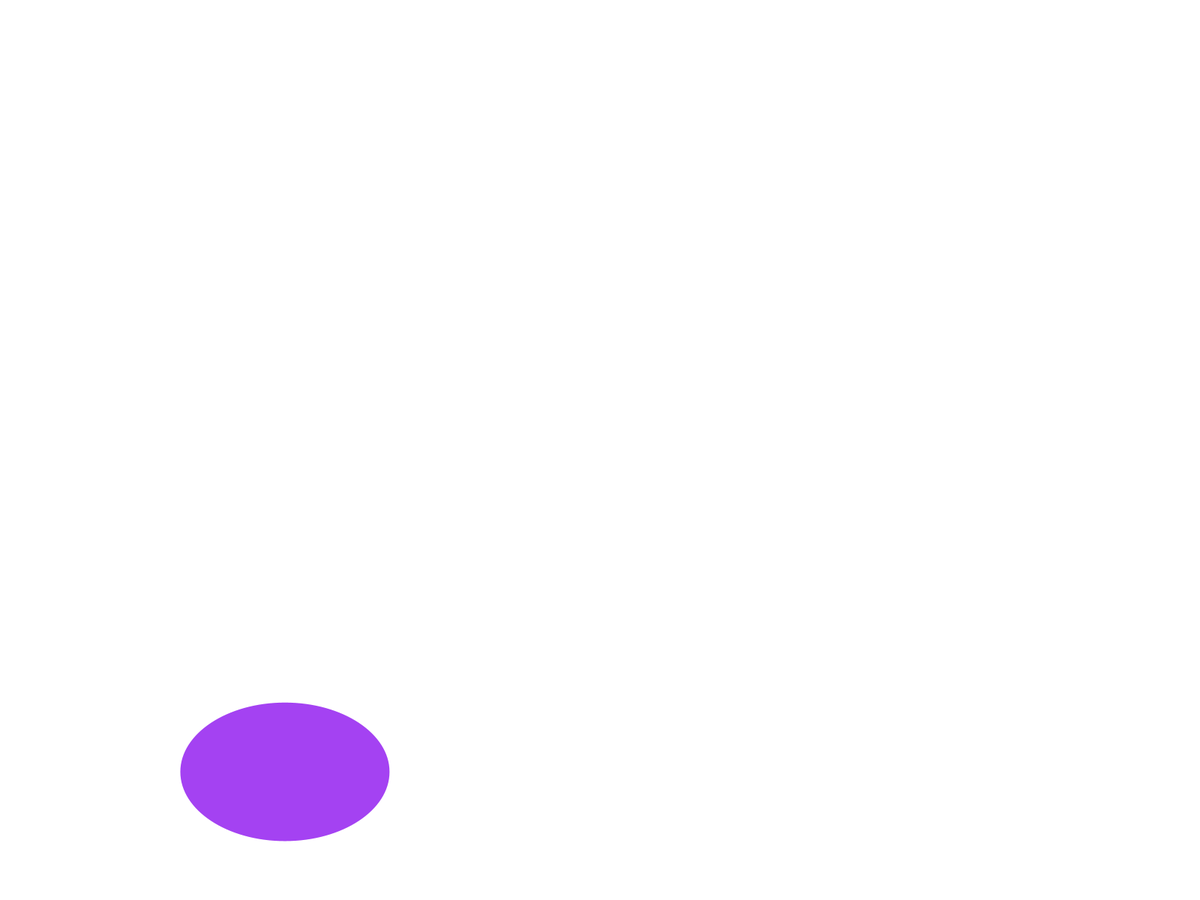
Frame 1 (no input)
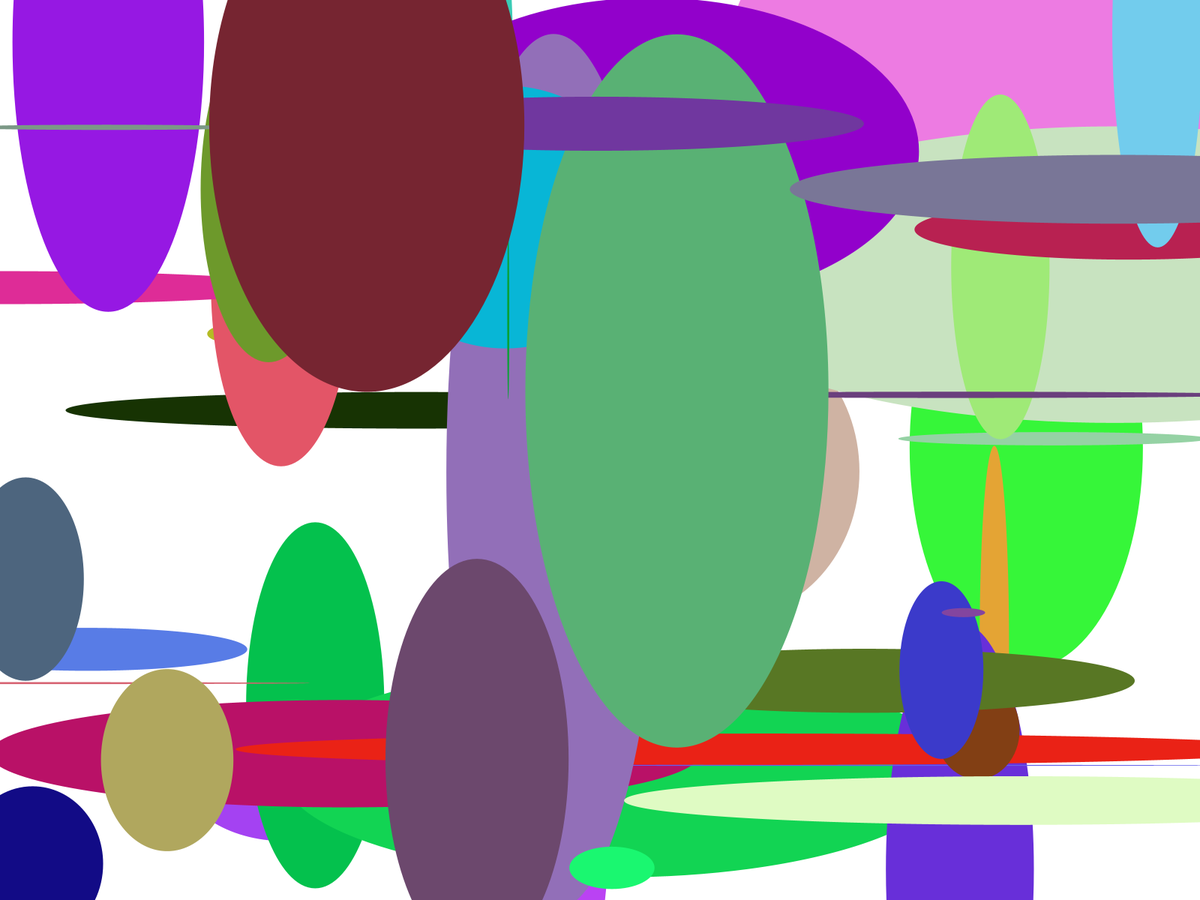
Frame 60 (the mouse pressed at the canvas centre just before this capture)
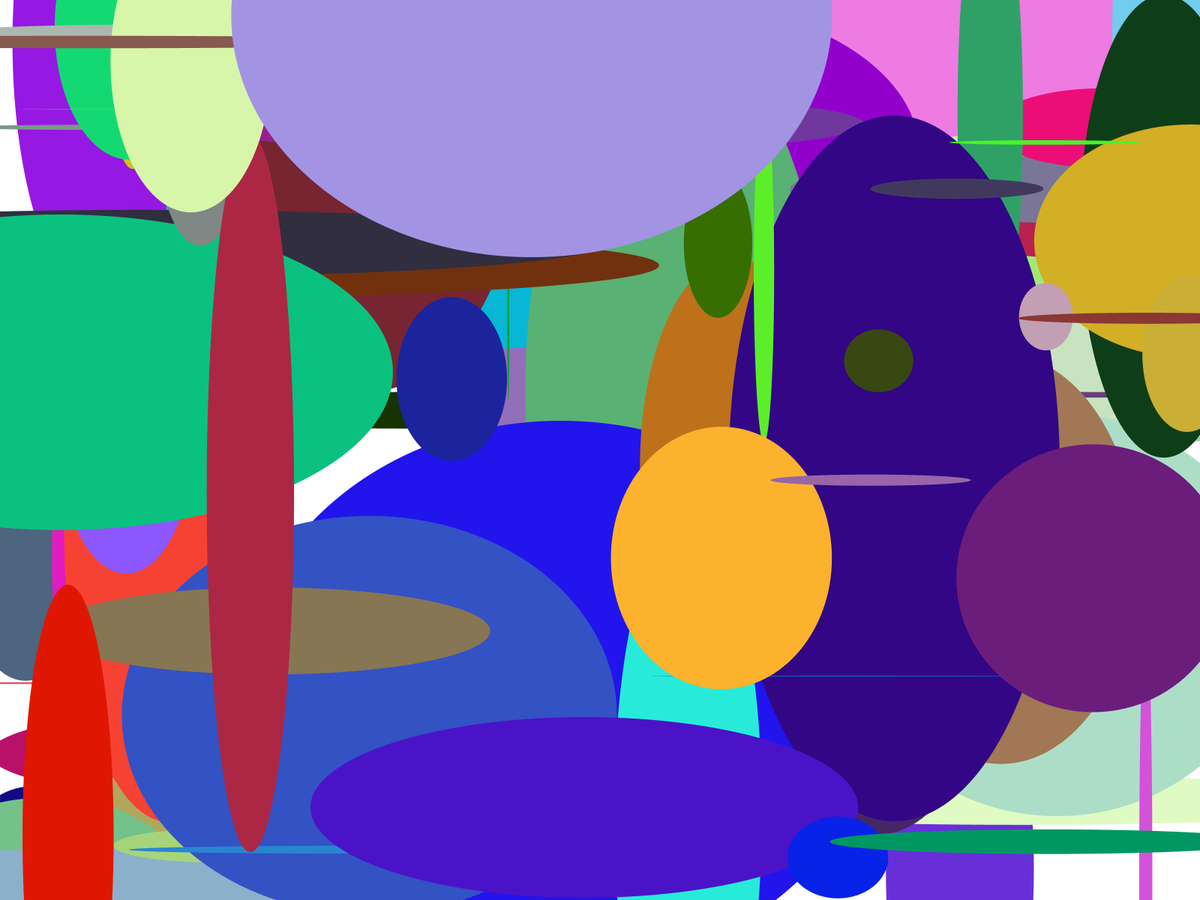
Frame 120 (the mouse held since frame 60 and released just before this capture)

The Processing sketch that drew these frames (run headless with seeded random() and noise(); from frame 60 on, the mouse is pressed at the canvas centre):

// Processing sketch: RandomEllipseSizes
// ── RandomEllipseSizes.pde
void setup() {
  fullScreen();
  background(255);
  frameRate(10);
  noStroke();
}

void draw() {
  //creat variables for colors.
  float mRed = random(255);
  float mGreen = random(255);
  float mBlue = random(255);
  //now call those varriables.
  fill(mRed,mGreen,mBlue);
  //BRAK THE SCREEN WALLPAPER ACHIEVED.
  //random location
  float x = random(width);
  float y = random(height);
  float x1 = random(width);
  float y1 = random(height);
  
  ellipse(x,y, random(x1),random(y1));
}
